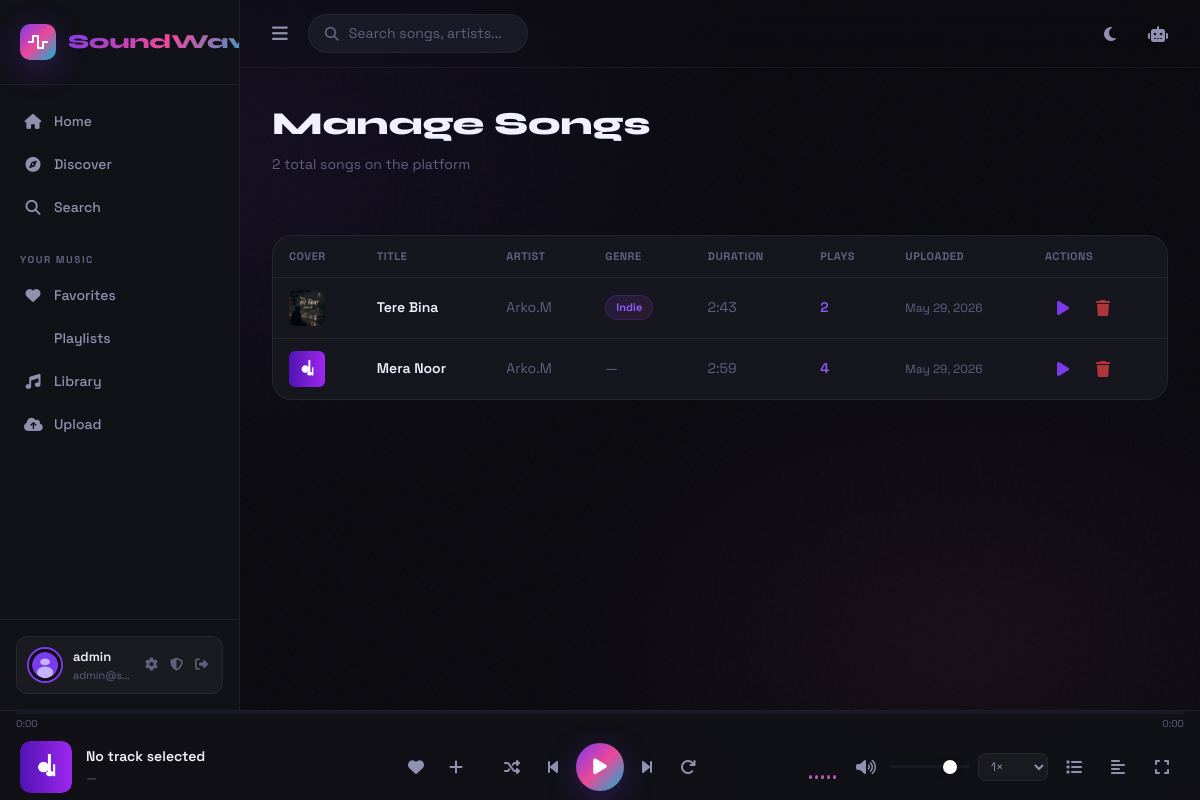
/admin/songs (signed in), run on the app's committed database.
### app/models/user.py (models this page shows, shortened)
class User(UserMixin, db.Model):
    __tablename__ = 'users'
    id = db.Column(db.Integer, primary_key=True)
    username = db.Column(db.String(64), unique=True, nullable=False, index=True)
    email = db.Column(db.String(120), unique=True, nullable=False, index=True)
    password_hash = db.Column(db.String(256), nullable=False)
    avatar = db.Column(db.String(256), default='default_avatar.png')
    bio = db.Column(db.String(500), default='')
    is_admin = db.Column(db.Boolean, default=False)
    is_active = db.Column(db.Boolean, default=True)
    theme = db.Column(db.String(10), default='dark')
    created_at = db.Column(db.DateTime, default=datetime.utcnow)
    last_seen = db.Column(db.DateTime, default=datetime.utcnow)
    playlists = db.relationship('Playlist', backref='owner', lazy='dynamic', cascade='all, delete-orphan')
    favorites = db.relationship('Favorite', backref='user', lazy='dynamic', cascade='all, delete-orphan')
    history = db.relationship('PlayHistory', backref='user', lazy='dynamic', cascade='all, delete-orphan')
    uploaded_songs = db.relationship('Song', backref='uploader', lazy='dynamic')

### app/models/song.py (models this page shows, shortened)
class Song(db.Model):
    __tablename__ = 'songs'
    id = db.Column(db.Integer, primary_key=True)
    title = db.Column(db.String(200), nullable=False)
    artist = db.Column(db.String(200), nullable=False, default='Unknown Artist')
    album = db.Column(db.String(200), default='Unknown Album')
    genre_id = db.Column(db.Integer, db.ForeignKey('genres.id'), nullable=True)
    duration = db.Column(db.Integer, default=0)  # seconds
    file_path = db.Column(db.String(500), nullable=False)
    cover_path = db.Column(db.String(500), default='default_cover.jpg')
    lyrics = db.Column(db.Text, default='')
    play_count = db.Column(db.Integer, default=0)
    year = db.Column(db.Integer, nullable=True)
    bitrate = db.Column(db.Integer, default=0)
    file_size = db.Column(db.Integer, default=0)
    uploaded_by = db.Column(db.Integer, db.ForeignKey('users.id'), nullable=True)
    is_public = db.Column(db.Boolean, default=True)
    created_at = db.Column(db.DateTime, default=datetime.utcnow)
    favorites = db.relationship('Favorite', backref='song', lazy='dynamic', cascade='all, delete-orphan')
    history_entries = db.relationship('PlayHistory', backref='song', lazy='dynamic', cascade='all, delete-orphan')
    @property
    def duration_formatted(self):
        mins = self.duration // 60
        secs = self.duration % 60
        return f"{mins}:{secs:02d}"

class Genre(db.Model):
    __tablename__ = 'genres'
    id = db.Column(db.Integer, primary_key=True)
    name = db.Column(db.String(50), unique=True, nullable=False)
    songs = db.relationship('Song', backref='genre_ref', lazy='dynamic')

### app/routes/admin.py (the view)
@admin_bp.route('/songs')
@login_required
@admin_required
def songs():
    page = request.args.get('page', 1, type=int)
    songs = Song.query.order_by(Song.created_at.desc()).paginate(page=page, per_page=20)
    return render_template('admin/songs.html', songs=songs)

### app/models/user.py (called while the page is built)
@login_manager.user_loader
def load_user(user_id):
    return User.query.get(int(user_id))

### app/routes/admin.py (called while the page is built)
def admin_required(f):
    @wraps(f)
    def decorated(*args, **kwargs):
        if not current_user.is_authenticated or not current_user.is_admin:
            flash('Admin access required', 'error')
            return redirect(url_for('main.index'))
        return f(*args, **kwargs)
    return decorated

### app/templates/admin/songs.html (shortened to what this page needs)
{% extends 'base.html' %}
{% block content %}
<div class="page-header">
  <h1 class="page-header-title">Manage Songs</h1>
  <p class="page-header-sub">{{ songs.total }} total songs on the platform</p>
</div>
<div class="page-section">
  <div style="background:var(--bg-card);border:1px solid var(--border);border-radius:var(--radius-lg);overflow:hidden">
    <table class="data-table">
      <thead>
        <tr>
          <th>Cover</th><th>Title</th><th>Artist</th><th>Genre</th><th>Duration</th><th>Plays</th><th>Uploaded</th><th>Actions</th>
        </tr>
      </thead>
      <tbody>
        {% for song in songs.items %}
        <tr id="songRow{{ song.id }}">
          <td>
            <img src="{{ url_for('player.cover', filename=song.cover_path) }}" alt="{{ song.title }}"
                 style="width:36px;height:36px;border-radius:6px;object-fit:cover"
                 onerror="this.src='/static/images/default_cover.jpg'">
          </td>
          <td style="font-weight:600;max-width:180px;white-space:nowrap;overflow:hidden;text-overflow:ellipsis">{{ song.title }}</td>
          <td style="color:var(--text-muted)">{{ song.artist }}</td>
          <td>{% if song.genre_ref %}<span class="genre-badge">{{ song.genre_ref.name }}</span>{% else %}<span style="color:var(--text-muted)">—</span>{% endif %}</td>
          <td style="color:var(--text-muted)">{{ song.duration_formatted }}</td>
          <td><span style="color:var(--accent-bright);font-weight:600">{{ song.play_count }}</span></td>
          <td style="color:var(--text-muted);font-size:12px">{{ song.created_at.strftime('%b %d, %Y') }}</td>
          <td>
            <div style="display:flex;gap:4px">
              <button class="icon-btn" onclick="playSongById({{ song.id }})" title="Play" style="color:var(--accent)">
                <i class="fas fa-play"></i>
              </button>
              <button class="icon-btn" onclick="adminDeleteSong({{ song.id }})" title="Delete" style="color:rgba(239,68,68,0.7)">
                <i class="fas fa-trash"></i>
              </button>
            </div>
          </td>
        </tr>
        {% endfor %}
      </tbody>
    </table>
  </div>
</div>
{% endblock %}

### app/templates/base.html (shortened to what this page needs)
<!DOCTYPE html>
<html lang="en" data-theme="{{ current_user.theme if current_user.is_authenticated else 'dark' }}">
<head>
  <script src="https://cdn.tailwindcss.com"></script>
  <link rel="stylesheet" href="https://cdnjs.cloudflare.com/ajax/libs/font-awesome/6.5.0/css/all.min.css">
  <link rel="stylesheet" href="{{ url_for('static', filename='css/main.css') }}">
</head>
<body class="sw-body">
<div class="ambient-bg" id="ambientBg"></div>
<div class="noise-overlay"></div>
<div class="app-shell" id="appShell">
  <aside class="sidebar" id="sidebar">
    <div class="sidebar-logo">
      <div class="logo-icon">
        <i class="fas fa-wave-square"></i>
      </div>
      <span class="logo-text">SoundWave</span>
    </div>
    <nav class="sidebar-nav">
      <div class="nav-section">
        <a href="{{ url_for('main.index') }}" class="nav-item {% if request.endpoint == 'main.index' %}active{% endif %}">
          <i class="fas fa-home"></i><span>Home</span>
        </a>
        <a href="{{ url_for('main.discover') }}" class="nav-item {% if request.endpoint == 'main.discover' %}active{% endif %}">
          <i class="fas fa-compass"></i><span>Discover</span>
        </a>
        <a href="{{ url_for('main.search') }}" class="nav-item {% if request.endpoint == 'main.search' %}active{% endif %}">
          <i class="fas fa-search"></i><span>Search</span>
        </a>
      </div>
      {% if current_user.is_authenticated %}
      <div class="nav-section">
        <div class="nav-label">Your Music</div>
        <a href="{{ url_for('library.favorites') }}" class="nav-item {% if request.endpoint == 'library.favorites' %}active{% endif %}">
          <i class="fas fa-heart"></i><span>Favorites</span>
        </a>
        <a href="{{ url_for('playlist.index') }}" class="nav-item {% if request.endpoint == 'playlist.index' %}active{% endif %}">
          <span>Playlists</span>
        </a>
        <a href="{{ url_for('library.index') }}" class="nav-item {% if request.endpoint == 'library.index' %}active{% endif %}">
          <i class="fas fa-music"></i><span>Library</span>
        </a>
        <a href="{{ url_for('library.upload') }}" class="nav-item {% if request.endpoint == 'library.upload' %}active{% endif %}">
          <i class="fas fa-cloud-upload-alt"></i><span>Upload</span>
        </a>
      </div>
      {% endif %}
    </nav>
    <div class="sidebar-bottom">
      {% if current_user.is_authenticated %}
      <div class="user-card">
        <img src="{{ url_for('player.avatar', filename=current_user.avatar) }}"
             alt="{{ current_user.username }}" class="user-avatar" onerror="this.src='/static/images/default_avatar.png'">
        <div class="user-info">
          <span class="user-name">{{ current_user.username }}</span>
          <span class="user-email">{{ current_user.email }}</span>
        </div>
        <div class="user-actions">
          <a href="{{ url_for('auth.profile') }}" title="Profile"><i class="fas fa-cog"></i></a>
          {% if current_user.is_admin %}
          <a href="{{ url_for('admin.dashboard') }}" title="Admin"><i class="fas fa-shield-alt"></i></a>
          {% endif %}
          <a href="{{ url_for('auth.logout') }}" title="Logout"><i class="fas fa-sign-out-alt"></i></a>
        </div>
      </div>
      {% else %}
      <div class="auth-cta">
        <a href="{{ url_for('auth.login') }}" class="btn-login">Sign In</a>
        <a href="{{ url_for('auth.register') }}" class="btn-register">Sign Up</a>
      </div>
      {% endif %}
    </div>
  </aside>
  <main class="main-content" id="mainContent">
    <div class="topbar">
      <div class="topbar-left">
        <button class="sidebar-toggle" id="sidebarToggle" onclick="toggleSidebar()">
          <i class="fas fa-bars"></i>
        </button>
        <div class="search-bar-mini" onclick="window.location='{{ url_for('main.search') }}'">
          <i class="fas fa-search"></i>
          <span>Search songs, artists...</span>
        </div>
      </div>
      <div class="topbar-right">
        <button class="icon-btn" onclick="toggleTheme()" title="Toggle theme">
          <i class="fas fa-moon" id="themeIcon"></i>
        </button>
        <button class="icon-btn" onclick="toggleAIChat()" title="AI Assistant">
          <i class="fas fa-robot"></i>
        </button>
      </div>
    </div>
    <div class="page-content">
      {% block content %}{% endblock %}
    </div>
  </main>
</div>
<div class="music-player" id="musicPlayer">
  <div class="player-progress" id="playerProgressContainer">
    <div class="progress-bar-full" id="progressBarFull">
    </div>
    <div class="progress-time">
      <span id="currentTime">0:00</span>
      <span id="totalTime">0:00</span>
    </div>
  </div>
  <div class="player-main">
    <div class="now-playing" id="nowPlaying">
      <div class="now-playing-cover" id="nowPlayingCover">
        <img src="/static/images/default_cover.jpg" alt="cover" id="playerCoverImg" onerror="this.src='/static/images/default_cover.jpg'">
      </div>
      <div class="now-playing-info">
        <div class="song-title" id="playerSongTitle">No track selected</div>
        <div class="song-artist" id="playerSongArtist">—</div>
      </div>
      <div class="now-playing-actions">
        <button class="icon-btn heart-btn" id="playerFavBtn" onclick="toggleFavorite(currentSong?.id)">
          <i class="fas fa-heart"></i>
        </button>
        <button class="icon-btn" onclick="toggleAddToPlaylist()">
          <i class="fas fa-plus"></i>
        </button>
      </div>
    </div>
    <div class="player-controls">
      <button class="ctrl-btn" id="shuffleBtn" onclick="toggleShuffle()" title="Shuffle">
        <i class="fas fa-random"></i>
      </button>
      <button class="ctrl-btn" onclick="prevSong()" title="Previous">
        <i class="fas fa-step-backward"></i>
      </button>
      <button class="ctrl-btn play-btn" id="playPauseBtn" onclick="togglePlayPause()" title="Play/Pause">
        <i class="fas fa-play" id="playIcon"></i>
      </button>
      <button class="ctrl-btn" onclick="nextSong()" title="Next">
        <i class="fas fa-step-forward"></i>
      </button>
      <button class="ctrl-btn" id="repeatBtn" onclick="toggleRepeat()" title="Repeat">
        <i class="fas fa-redo"></i>
      </button>
    </div>
    <div class="player-right">
      <div class="visualizer" id="visualizer">
        <div class="bar"></div><div class="bar"></div><div class="bar"></div>
        <div class="bar"></div><div class="bar"></div>
      </div>
      <div class="volume-control">
        <button class="icon-btn" onclick="toggleMute()" id="muteBtn">
          <i class="fas fa-volume-up" id="volumeIcon"></i>
        </button>
        <input type="range" class="volume-slider" id="volumeSlider" min="0" max="100" value="80">
      </div>
      <select class="speed-select" id="speedSelect" onchange="changeSpeed(this.value)" title="Playback speed">
        <option value="1" selected>1×</option>
      </select>
      <button class="icon-btn" onclick="toggleQueue()" title="Queue">
        <i class="fas fa-list"></i>
      </button>
      <button class="icon-btn" onclick="toggleLyrics()" title="Lyrics">
        <i class="fas fa-align-left"></i>
      </button>
      <button class="icon-btn" onclick="toggleFullscreen()" title="Fullscreen">
        <i class="fas fa-expand"></i>
      </button>
    </div>
  </div>
</div>
</body>
</html>

### data on the page
User: avatar (placeholder picture), username "admin", email "admin@s…"
Song: cover_path (picture), title "Tere Bina", artist "Arko.M", genre_ref.name "Indie", duration_formatted "2:43", play_count "2", created_at "May 29, 2026"
Song: cover_path (picture), title "Mera Noor", artist "Arko.M", duration_formatted "2:59", play_count "4", created_at "May 29, 2026"

### other printed values
{{ songs.total }} "2"
